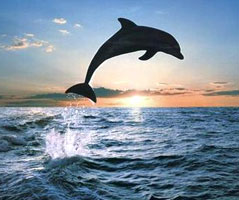
#> input picture ccutting seam/test3.png, 239 x 200 px
$ python main.py
#> lines starting #> are read from the running program, lines starting #| are printed output that depends on the picture
from PIL import Image

# [9 lines of commented-out code are left out]
img = Image.open("test3.png")
#> img is the input picture: PIL image 239x200 RGB; mean R, G, B 126.6, 142.6, 157.2
obj = img.load()
# количество строк
width = img.size[1]
#> width = 200
# количество столбцов
height = img.size[0]
#> height = 239
print(img.size)
#| (239, 200)
print(f"string -> {width}  column -> {height}")
#| string -> 200  column -> 239

#I Создание матрици энергии
energy = []

# интенсивность по rgb
i_r = []
i_g = []
i_b = []

# считываем интенсивность в списки
for i in range(width):
    i_r.append([])
    i_g.append([])
    i_b.append([])
    for j in range(height):
        i_r[i].append(obj[j, i][0])
        i_g[i].append(obj[j, i][1])
        i_b[i].append(obj[j, i][2])
#> after the loop, i_b = 200 items; i_g = 200 items; i_r = 200 items

print(i_r)
#> (printed output is left out)
print(i_g)
print(i_b)

# вычислим энергию для пикселей исключая крайний правый столбец и нижнюю строку
for i in range(width-1):
    energy.append([])
    for j in range(height-1):
        temp_e_r = round((abs(i_r[i][j] - i_r[i + 1][j]) + abs(i_r[i][j] - i_r[i][j + 1])) / 2)
        temp_e_g = round((abs(i_g[i][j] - i_g[i + 1][j]) + abs(i_g[i][j] - i_g[i][j + 1])) / 2)
        temp_e_b = round((abs(i_b[i][j] - i_b[i + 1][j]) + abs(i_b[i][j] - i_b[i][j + 1])) / 2)
        energy[i].append(temp_e_r + temp_e_g + temp_e_b)
#> after the loop, energy = 199 items

# посчитаем для крайнего правого столбца
for i in range(width-1):
    temp_e_r = abs(i_r[i][height - 1] - i_r[i + 1][height - 1])
    temp_e_g = abs(i_g[i][height - 1] - i_g[i + 1][height - 1])
    temp_e_b = abs(i_b[i][height - 1] - i_b[i + 1][height - 1])
    energy[i].append(temp_e_r + temp_e_g + temp_e_b)
#> this loop made 199 passes
#> (temp_e_r, temp_e_g, temp_e_b) on passes 1 to 3: (2, 2, 2), (3, 0, 1), (1, 1, 1)

# для нижней строки
mass = []
for i in range(height-1):
    temp_e_r = abs(i_r[width - 1][i] - i_r[width - 1][i+1])
    temp_e_g = abs(i_g[width - 1][i] - i_g[width - 1][i+1])
    temp_e_b = abs(i_b[width - 1][i] - i_b[width - 1][i+1])
    mass.append(temp_e_r + temp_e_g + temp_e_b)
#> this loop made 238 passes
#> (temp_e_r, temp_e_g, temp_e_b) on passes 1 to 3: (7, 7, 7), (30, 27, 28), (15, 19, 19)
#> after the loop, mass = 238 values, max 181 at index 169, min 2 at index 45, mean 33.16
energy.append(mass)

# элемент в правом нижнем углу равен 0
energy[width-1].append(0)

print("energy:", energy)


#II поиск минимальных швов

# создадим матрицу сумм
summ = []

# первая строка совпадает с первой строкой энергий
summ.append(energy[0])

# послудующие вычисляем по правилу: energy[i,j] + MIN ( sum[i-1, j-1], sum[i-1, j], sum[i-1, j+1])
for i in range(1, width):
    summ.append([])
    for j in range(height):
        temp_list = []
        # элемент сверху всегда есть
        temp_list.append(summ[i-1][j])
        # верхнего левого нет для крайнего левого столбца
        if (j-1 >= 0):
            temp_list.append(summ[i-1][j-1])

        # верхнего правого нет для крайнего правого столбца
        try:
            temp_list.append(summ[i-1][j+1])
        except:
            pass
        summ[i].append(energy[i][j] + min(temp_list))
#> after the loop, summ = 200 items


print(f"summ: {summ}")

# обратный проход. Ищем найменьший шов

# координаты шва
path = []

# найдем минимальный элемент в нижней строке
m = min(summ[width-1])
#> m = 2704
# узнаем его индекс
index = summ[width-1].index(m)
#> index = 193
# now_s = width-1
# now_c = index
print(m, index)
path.append([width-1, index])

for i in range(width-2, -1, -1):
    temp_list = []
    temp_list.append([summ[i][index], index])

    if index - 1 >= 0:
        temp_list.append([summ[i][index-1], index-1])

    if index + 1 < height-1:
        temp_list.append([summ[i][index+1], index+1])

    m = min(temp_list, key=lambda x: x[0])
    index = m[1]
    path.append([i, index])
#> this loop made 199 passes
#> (m, index) on passes 1 to 3: ([2700, 192], 192), ([2684, 193], 193), ([2676, 194], 194)
#> after the loop, path = 200 pairs, first value 0 to 199, second value 192 to 221

print(f"path: {path}")

for i in path:
    obj[i[1], i[0]] = (255, 0, 0)
#> this loop made 200 passes
#> i on passes 1 to 3: [199, 193], [198, 192], [197, 193]
img.show()
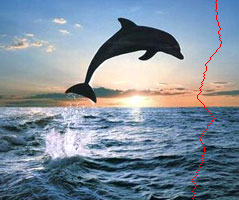
#> shown: PIL image 239x200 RGB; mean R, G, B 127.2, 142, 156.6
img.close()

#III удаление лишнего шва

# просто создадим новый файл на основе информации, которую имеем, но пропустим пиксели из шва
path = sorted(path, key=lambda x:x[0])
n_img = Image.new("RGB", (height-1, width-1))
#> n_img: PIL image 238x199 RGB; every value is 0
for i in range(width):
    i_r[i] = i_r[i][0:path[i][1]] + i_r[i][path[i][1] + 1:]
    i_g[i] = i_g[i][0:path[i][1]] + i_g[i][path[i][1] + 1:]
    i_b[i] = i_b[i][0:path[i][1]] + i_b[i][path[i][1] + 1:]
for i in range(width-1):
    for j in range(height-1):
        n_img.putpixel((j, i), (i_r[i][j], i_g[i][j], i_b[i][j]))
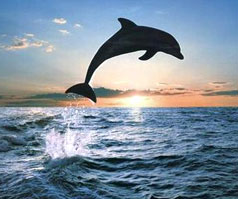
#> n_img: PIL image 238x199 RGB; mean R, G, B 127, 143, 157.6

n_img.show()
n_img.save("new_image.png")

$ run again, with ccutting seam/test2.png copied over ccutting seam/test3.png
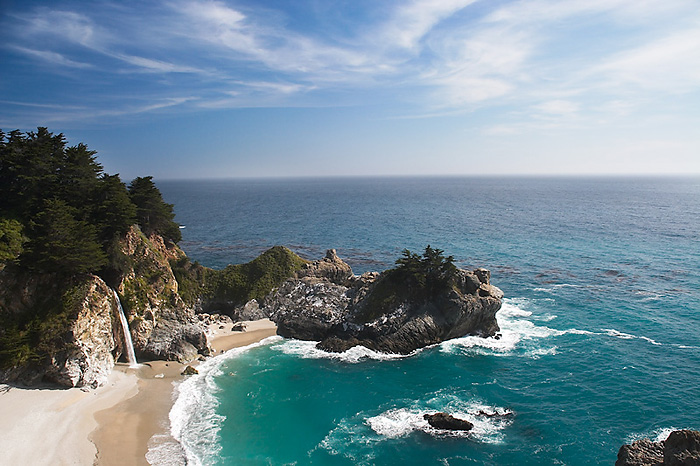
#> input picture ccutting seam/test2.png, 700 x 466 px
#> img is the input picture: PIL image 700x466 RGB; mean R, G, B 113.1, 136.3, 148.2
#| (700, 466)
#| string -> 466  column -> 700
#> after the loop `for i in range(width):`: i_b = 466 items
#> (printed output is left out)
#> after the loop `for i in range(width-1):`: energy = 465 items
#> the loop `for i in range(width-1):` made 465 passes
#> (temp_e_r, temp_e_g, temp_e_b) on passes 1 to 3: (1, 1, 1), (5, 2, 3), (2, 1, 1)
#> the loop `for i in range(height-1):` made 699 passes
#> (temp_e_r, temp_e_g, temp_e_b) on passes 1 to 3: (1, 1, 1), (1, 1, 3), (3, 3, 3)
#> after the loop `for i in range(height-1):`: mass = 699 values, max 387 at index 639, min 0 at index 9, mean 19.13
#> after the loop `for i in range(1, width):`: summ = 466 items
#> `m = min(summ[width-1])`: m = 2761
#> `index = summ[width-1].index(m)`: index = 20
#> the loop `for i in range(width-2, -1, -1):` made 465 passes
#> (m, index) on passes 1 to 3: ([2758, 20], 20), ([2758, 19], 19), ([2756, 18], 18)
#> after the loop `for i in range(width-2, -1, -1):`: path = 466 pairs, first value 0 to 465, second value 0 to 47
#> the loop `for i in path:` made 466 passes
#> i on passes 1 to 3: [465, 20], [464, 20], [463, 19]
#> `img.show()`:
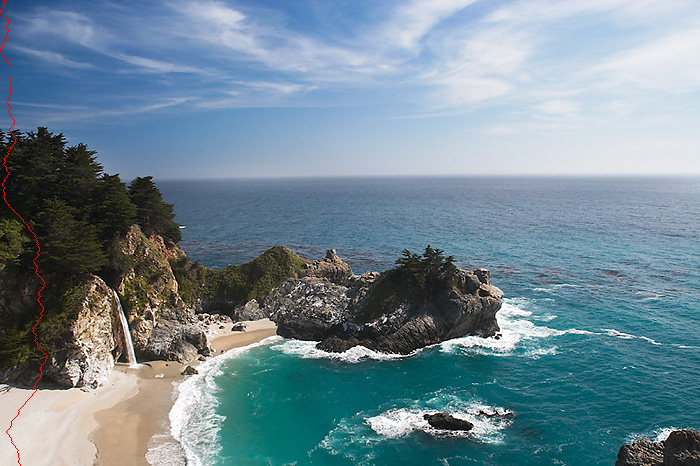
#> shown: PIL image 700x466 RGB; mean R, G, B 113.4, 136.2, 148.1
#> after the loop `for i in range(width-1):`:
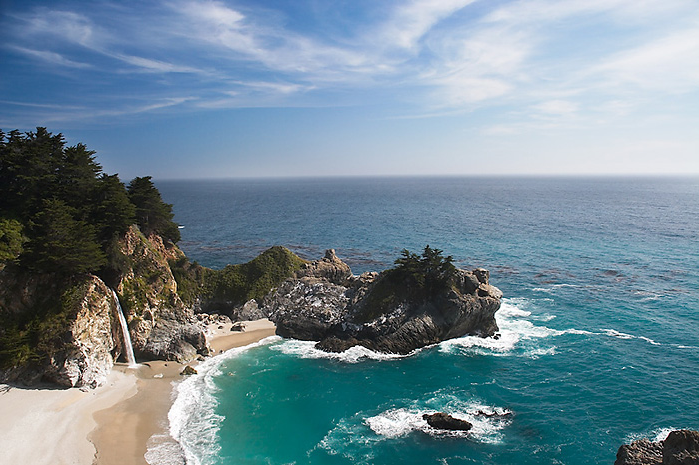
#> n_img: PIL image 699x465 RGB; mean R, G, B 113.2, 136.5, 148.4
